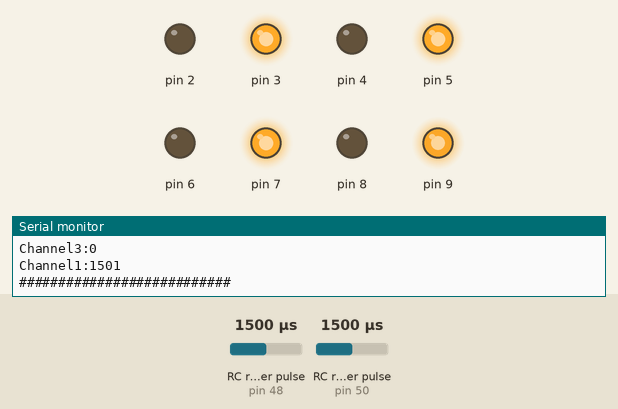
The sketch below on a simulated Arduino Mega 2560, built with avr-gcc and run on an emulated ATmega2560. Shown: output pins drawn as LEDs (lit = HIGH), the last lines printed to the serial monitor. Wiring (inferred from the names in the program): 2 × RC receiver channel: data pin 48 / data pin 50. Inputs (shaded band) come from the test bench; at power-on: RC receiver pulse (sensors on pin 50, pin 48) 1500 µs.

Above: at 1.2 s.
1.3 s: RC receiver pulse (sensor on pin 50) set to 1020 µs
At 2.1 s:
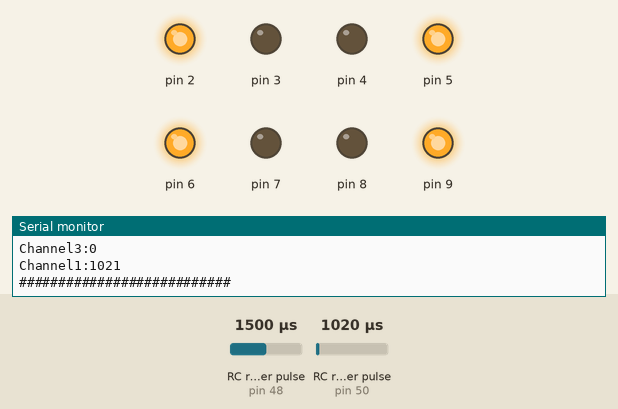
3.0 s: RC receiver pulse (sensor on pin 50) set to 1750 µs
At 4.4 s:
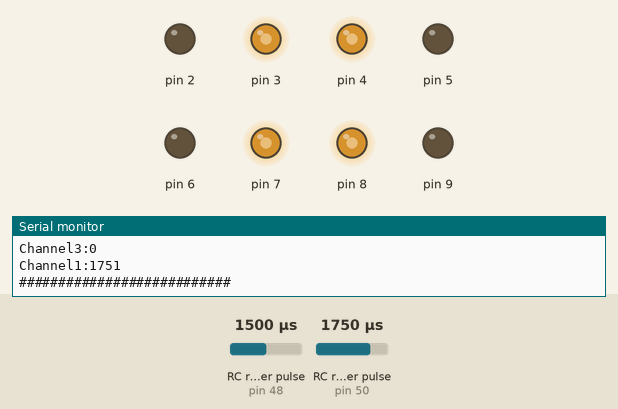
4.8 s: RC receiver pulse (sensor on pin 50) set to 1250 µs
At 5.5 s:
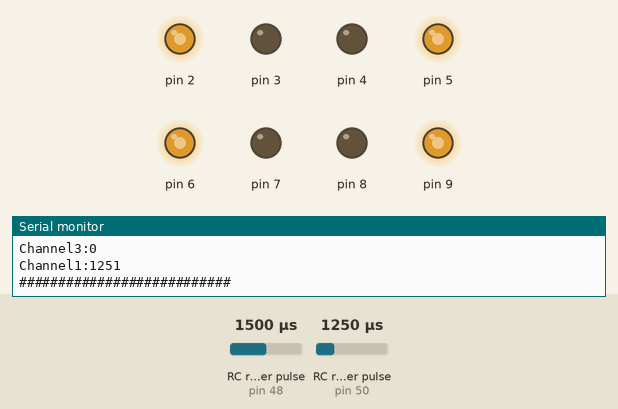
6.5 s: RC receiver pulse (sensor on pin 50) set to 1980 µs
At 7.0 s:
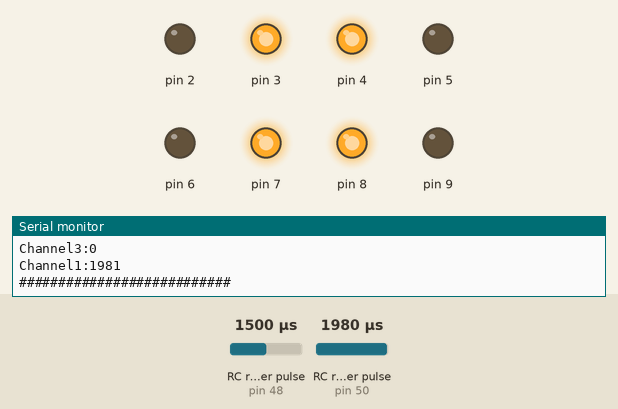
8.1 s: RC receiver pulse (sensor on pin 50) set to 1500 µs
At 8.25 s:
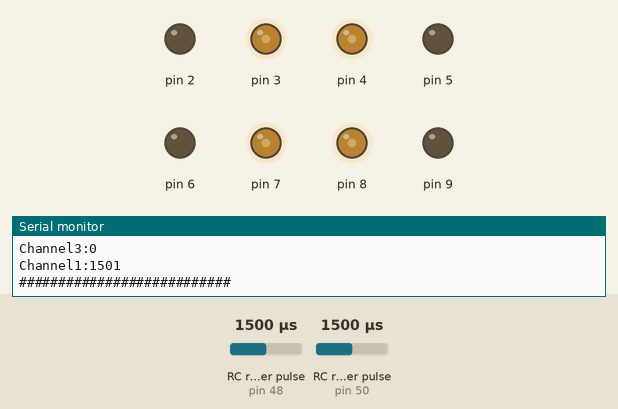
Timing chart, 0 to 10.8 s (numbered marks = the images above; inputs shaded):
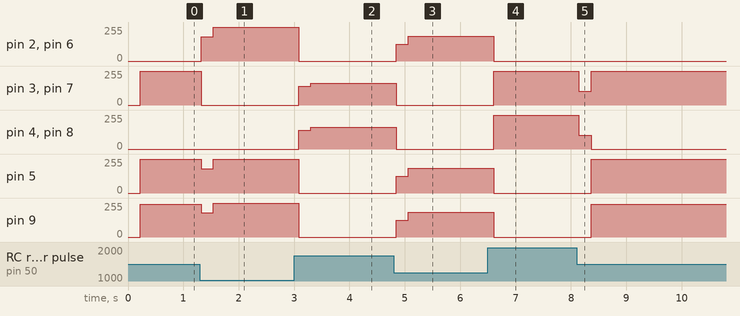

Measured:
- after the input at 1.3 s, pin 2, pin 6: 0/255 → 181/255 at once, → 255/255 0.22 s later; pin 3, pin 7: 255/255 → 0/255 at once; pin 5: 255/255 → 181/255 at once, → 255/255 0.22 s later; pin 9: 246/255 → 181/255 at once, → 255/255 0.22 s later
- after the input at 3.0 s, pin 2, pin 5, pin 6, pin 9: 255/255 → 0/255 after 0.08 s; pin 3, pin 4, pin 7, pin 8: 0/255 → 141/255 after 0.08 s, → 162/255 0.22 s later
- after the input at 4.8 s, pin 2, pin 5, pin 6, pin 9: 0/255 → 126/255 at once, → 186/255 0.22 s later; pin 3, pin 4, pin 7, pin 8: 162/255 → 0/255 at once
- after the input at 6.5 s, pin 2, pin 5, pin 6, pin 9: 186/255 → 0/255 after 0.10 s; pin 3, pin 4, pin 7, pin 8: 0/255 → 255/255 after 0.10 s
- after the input at 8.1 s, pin 3, pin 7: 255/255 → 102/255 at once, → 255/255 0.22 s later; pin 4, pin 8: 255/255 → 102/255 at once, → 0/255 0.22 s later; pin 5: 0/255 → 255/255 after 0.26 s; pin 9: 0/255 → 246/255 after 0.26 s

The sketch:

cod_miscare_pwm_v1.ino
```cpp
int m3=1400, ok, ch3, c, ch1, m1=1400,m3_pwm_fata,m3_pwm_spate,m1_pwm_stanga,m1_pwm_dreapta;
float m_fata=0.574;
float n_fata= 749.52;//n_fata negativ
float m_spate=-0.48;
float n_spate=758.75;
float m_dreapta = -0.48;
float n_dreapta = 786.8;
float m_stanga = 0.46;
float n_stanga = -642.9;
void setup() {
  pinMode(48, INPUT); //input canal 3
  pinMode(50, INPUT); //input canal 1
  pinMode(2, OUTPUT); //output motor1_a
  pinMode(3, OUTPUT); //output motor 1_b
  pinMode(4, OUTPUT); //output motor 2_a
  pinMode(5, OUTPUT); //output motor 2_b
  pinMode(6, OUTPUT); //output motor 3_a
  pinMode(7, OUTPUT); //output motor 3_b
  pinMode(8, OUTPUT); //output motor 4_a
  pinMode(9, OUTPUT); //output motor 4_b

  ok = false; //bool medie
  c = 0; //contor medie

  Serial.begin(19200);
}

void medie_pwm_fata(){
  m3_pwm_fata=m_fata * m3 - n_fata;  Serial.println(m3_pwm_fata);
  if(m3_pwm_fata>255) m3_pwm_fata=255; Serial.println(m3_pwm_fata);
}
void medie_pwm_spate(){
  m3_pwm_spate=m_spate * m3 + n_spate;  Serial.println(m3_pwm_spate);
  if(m3_pwm_spate>255) m3_pwm_fata=255; Serial.println(m3_pwm_fata);


}
void medie_pwm_dreapta(){
   m1_pwm_dreapta=m_dreapta * m1 + n_dreapta;  Serial.println(m1_pwm_dreapta);
   if(m1_pwm_dreapta>255) m1_pwm_dreapta=255; Serial.println(m1_pwm_dreapta);


}

void medie_pwm_stanga(){
   m1_pwm_stanga=m_stanga * m1 + n_stanga;  Serial.println(m1_pwm_stanga);
   if(m1_pwm_stanga>255) m1_pwm_stanga=255; Serial.println(m1_pwm_stanga);

}


void citire_medie(){
   m3 = pulseIn(48,HIGH,15000); //citire canal 3 telecomanda
   m1 = pulseIn(50, HIGH, 15000); //citire canal 1 telecomanda
   for(int c=0;c<=9;c++){
     ch3 = pulseIn(48,HIGH,15000);
     m3 = (m3 + ch3) / 2;
     ch1 = pulseIn(50,HIGH,15000);
     m1 = (m1 + ch1) / 2;
   }
   ok=true;
   c=0;
}

void comandaSTDR(){ //virare
  if(m1 > 1600){ //stanga
    medie_pwm_stanga();
    digitalWrite(2, LOW);
    analogWrite(3, m1_pwm_stanga);
    analogWrite(4, m1_pwm_stanga);
    digitalWrite(5, LOW);
    digitalWrite(6, LOW);
    analogWrite(7, m1_pwm_stanga);
    analogWrite(8, m1_pwm_stanga);
    digitalWrite(9, LOW); //functia folosita la conversia inputului de la telecomanda in valori de PWM (100-255)
/*    digitalWrite(2, LOW);
    digitalWrite(3, HIGH);
    digitalWrite(4, HIGH);
    digitalWrite(5, LOW);
    digitalWrite(6, LOW);
    digitalWrite(7, HIGH);
    digitalWrite(8, HIGH);
    digitalWrite(9, LOW);*/
  }
  else if(m1 < 1450 && m1 > 1000){ //dreapta
    medie_pwm_dreapta(); //functia folosita la conversia inputului de la telecomanda in valori de PWM (100-255)
    analogWrite(2, m1_pwm_dreapta);
    digitalWrite(3, LOW);
    digitalWrite(4, LOW);
    analogWrite(5, m1_pwm_dreapta);
    analogWrite(6, m1_pwm_dreapta);
    digitalWrite(7, LOW);
    digitalWrite(8, LOW);
    analogWrite(9, m1_pwm_dreapta);
/*    digitalWrite(2, HIGH);
    digitalWrite(3, LOW);
    digitalWrite(4, LOW);
    digitalWrite(5, HIGH);
    digitalWrite(6, HIGH);
    digitalWrite(7, LOW);
    digitalWrite(8, LOW);
    digitalWrite(9, HIGH); */

  }
}
void comandaFATA(){
  if(m3 > 1470){ //fata
    medie_pwm_fata(); //functia folosita la conversia inputului de la telecomanda in valori de PWM (100-255)
    analogWrite(2, m3_pwm_fata);
    digitalWrite(3, LOW);
    analogWrite(4, m3_pwm_fata);
    digitalWrite(5, LOW);
    analogWrite(6, m3_pwm_fata);
    digitalWrite(7, LOW);
    analogWrite(8, m3_pwm_fata);
    digitalWrite(9, LOW);
  }

  else if(m3 < 1430) { //Miscare spate
    medie_pwm_spate(); //functia folosita la conversia inputului de la telecomanda in valori de PWM (100-255)
    digitalWrite(2, LOW);
    analogWrite(3, m3_pwm_spate);
    digitalWrite(4, LOW);
    analogWrite(5, m3_pwm_spate);
    digitalWrite(6, LOW);
    analogWrite(7, m3_pwm_spate);
    digitalWrite(8, LOW);
    analogWrite(9, m3_pwm_spate);
  }


}

void frana(){ //Franarea motoarelor prin scurt-circuit

    digitalWrite(2, HIGH);
    digitalWrite(3, HIGH);
    digitalWrite(4, HIGH);
    digitalWrite(5, HIGH);
    digitalWrite(6, HIGH);
    digitalWrite(7, HIGH);
    digitalWrite(8, HIGH);
    digitalWrite(9, HIGH);

}


void afisare(){


  Serial.print("Channel3:");
  Serial.println(ch3);

  Serial.print("Channel1:");
  Serial.println(ch1);

  Serial.println("###########################");
}

void principal(){
 if(ok!=true) citire_medie();
  else{
    if(m1 > 1600 || m1 < 1465)
      comandaSTDR();
     else if(m3 > 1470 || m3 < 1430)
       comandaFATA();
     else {frana();}

    afisare();
    ok = false;

  }
}


void loop() {
   principal();
}
```
